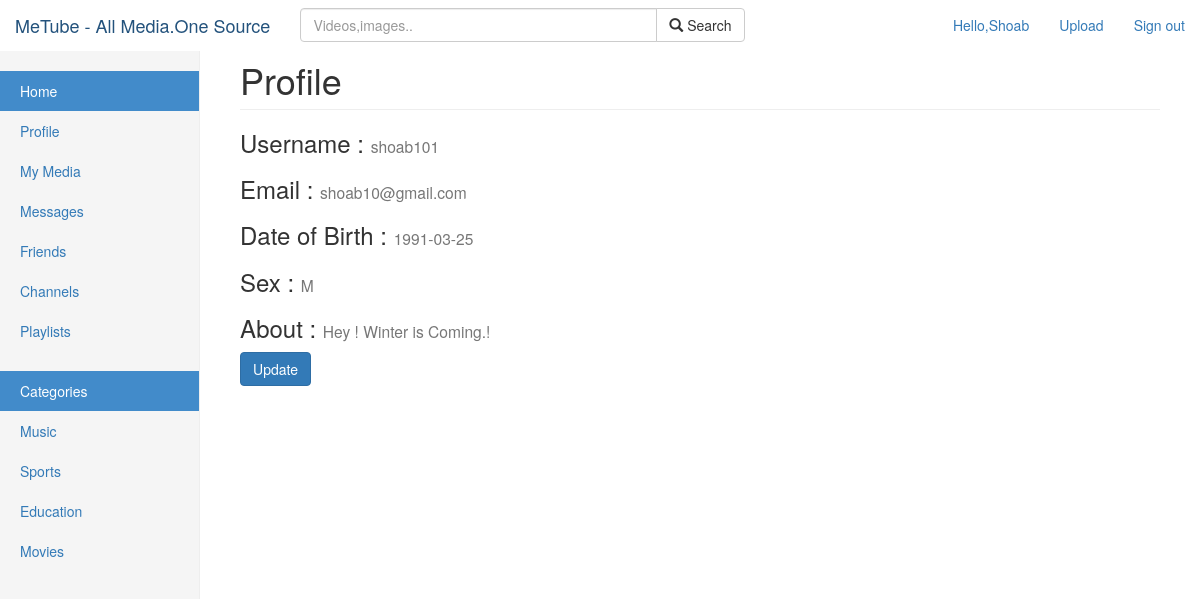
Page /profile.php (signed in) on the committed database.
### tables this page shows
CREATE TABLE IF NOT EXISTS `account` (
  `accid` int(11) NOT NULL AUTO_INCREMENT,
  `username` varchar(10) NOT NULL,
  `password` varchar(10) NOT NULL,
  `email` varchar(20) NOT NULL,
  `firstname` text NOT NULL,
  `lastname` text NOT NULL,
  `sex` varchar(1) NOT NULL,
  `dob` date NOT NULL,
  `about` text NOT NULL,
  PRIMARY KEY (`accid`),
  UNIQUE KEY `accid` (`accid`)
);

### function.php (called while the page is built, shortened)
<?php
function get_firstname($username)
{
	$query = "select * from account where username='$username'";
	$result = mysql_query( $query );
	$row=mysql_fetch_row($result);
	$name=$row[4];
	return $name;
}

### profile.php (the view, shortened to what this page needs)
<?php
include_once "function.php";
$username=$_SESSION['username'];
$query = "SELECT * from account where username='$username'";
$result = mysql_query( $query );
while ($result_row = mysql_fetch_assoc($result))
{
  $uname=$result_row['username'];
  $email=$result_row['email'];
  $dob=$result_row['dob'];
  $sex=$result_row['sex'];
  $about=$result_row['about'];
}
?>
<!DOCTYPE html>
<html lang="en">
  <head>
    <link rel="stylesheet" href="//netdna.bootstrapcdn.com/bootstrap/3.1.1/css/bootstrap.min.css">
    <link href="/metube/css/dashboard.css" rel="stylesheet">
  </head>
  <body>
    <div class="navbar  navbar-fixed-top" role="navigation">
      <div class="container-fluid">
        <div class="navbar-header">
          <a class="navbar-brand" href="/metube/homex.php">MeTube - All Media.One Source</a>
        </div>
        <div class="navbar-collapse collapse">
          <ul class="nav navbar-nav navbar-right">
            <li><a href="profile.php">Hello,<?php echo get_firstname($username); ?></a></li>
            <li><a href="uploadmedia.php">Upload</a></li>
            <li><a href="signout.php">Sign out</a></li>
          </ul>
          <form class="navbar-form navbar-left" role="search">
            <div class="form-group" >
              <input type="text" class="form-control" placeholder="Videos,images.." style="width:360px;">
            </div>
            <button type="submit" class="btn btn-default" style="position:relative;left:-8px;border-top-left-radius:0;border-bottom-left-radius:0;"><span class="glyphicon glyphicon-search"></span> Search</button>
          </form>
        </div>
      </div>
    </div>
    <div class="container-fluid">
      <div class="row">
        <div class="col-sm-3 col-md-2 sidebar">
          <ul class="nav nav-sidebar">
            <li class="active"><a href="homex.php">Home</a></li>
            <li><a href="profile.php">Profile</a></li>
            <li><a href="mymedia.php">My Media</a></li>
            <li><a href="messages.php">Messages</a></li>
            <li><a href="friends.php">Friends</a></li>
            <li><a href="channels.php">Channels</a></li>
            <li><a href="playlists.php">Playlists</a></li>
          </ul>
          <ul class="nav nav-sidebar">
            <li class="active"><a href="">Categories</a></li>
            <li><a href="">Music</a></li>
            <li><a href="">Sports</a></li>
            <li><a href="">Education</a></li>
            <li><a href="">Movies</a></li></span>
          </ul>
        </div>
      <div class="col-sm-9 col-sm-offset-3 col-md-10 col-md-offset-2 main" id="mainframe">
        <h1 class="page-header">Profile</h1>
        <span id="profile">
          <h3 align="left">Username : <small><?php echo $uname; ?></small></h3>
          <h3 align="left">Email : <small><?php echo $email; ?></small></h3>
          <h3 align="left">Date of Birth : <small><?php echo $dob; ?></small></h3>
          <h3 align="left">Sex : <small><?php echo $sex; ?></small></h3>
          <h3 align="left">About : <small><?php echo $about; ?></small></h3>
          <button class="btn btn-primary" id="btnmod">Update</button>
        </span>
    </div>
  </div>
</div>
  </body>
</html>

### css/dashboard.css (style rules this page uses)
body { padding-top: 50px; }
.sidebar { display: none; }
@media (min-width: 768px) { .sidebar { position: fixed; top: 51px; bottom: 0; left: 0; z-index: 1000; display: block; padding: 20px; overflow-x: hidden; overflow-y: auto; background-color: #f5f5f5; border-right: 1px solid #eee; } }
.nav-sidebar { margin-right: -21px; margin-bottom: 20px; margin-left: -20px; }
.nav-sidebar > li > a { padding-right: 20px; padding-left: 20px; }
.nav-sidebar > .active > a { color: #fff; background-color: #428bca; }
.main { padding: 10px; }
@media (min-width: 768px) { .main { padding-right: 40px; padding-left: 40px; } }
.main .page-header { margin-top: 0; }

### rows in the picture
account: firstname "Shoab", username "shoab101", email "shoab10@gmail.com", dob "1991-03-25", sex "M", about "Hey ! Winter is Coming.!"
